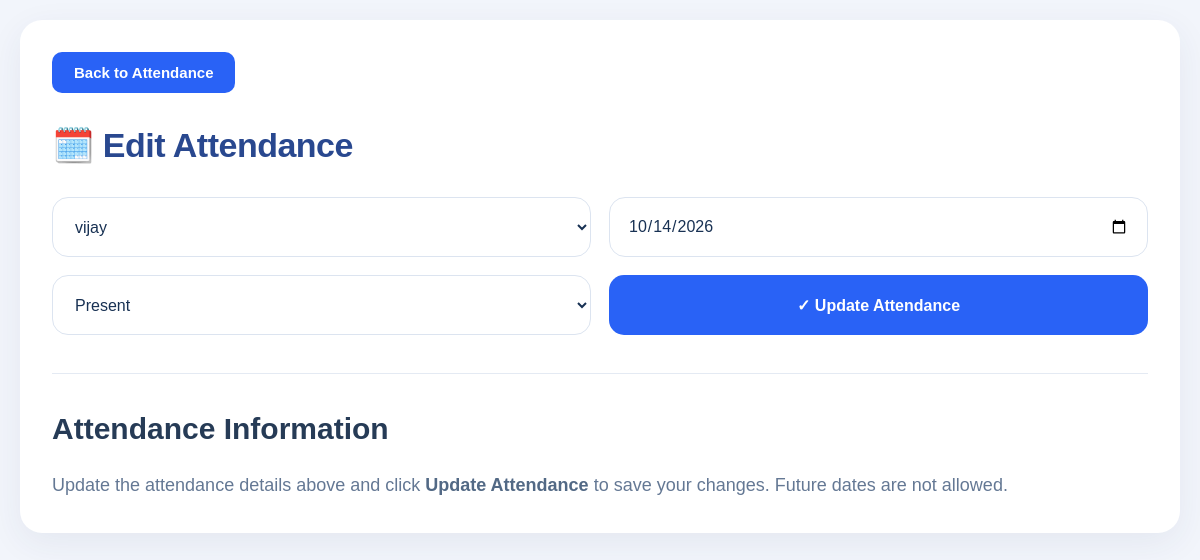
Screenshot of /edit_attendance/20 with the database file from the repository.
### tables this page shows
CREATE TABLE attendance (
            id INTEGER PRIMARY KEY AUTOINCREMENT,
            student_name TEXT,
            date TEXT,
            status TEXT
        );

CREATE TABLE students (
            id INTEGER PRIMARY KEY AUTOINCREMENT,
            name TEXT NOT NULL,
            email TEXT,
            course TEXT,
            semester TEXT,
            course_type TEXT DEFAULT 'UG'
        );

### app.py (the view, shortened to what this page needs)
@app.route("/edit_attendance/<int:id>", methods=["GET", "POST"])
def edit_attendance(id):
    conn = get_db()
    today = date.today().isoformat()
    attendance_record = conn.execute(
        "SELECT * FROM attendance WHERE id=?", (id,)
    ).fetchone()
    if attendance_record is None:
        conn.close()
        return "Attendance record not found", 404
    students_data = conn.execute("""
        SELECT name FROM students ORDER BY name
    """).fetchall()
    conn.close()
    return render_template(
        "edit_attendance.html",
        attendance=attendance_record,
        students=students_data,
        today=today
    )

### app.py (called while the page is built)
def get_db():
    conn = sqlite3.connect(DB_PATH)
    conn.row_factory = sqlite3.Row
    return conn

### templates/edit_attendance.html (shortened to what this page needs)
<!DOCTYPE html>
<html lang="en">
<head>
    <link rel="stylesheet"
          href="{{ url_for('static', filename='style.css') }}">
</head>
<body>
    <div class="edit-container">
        <a href="{{ url_for('attendance') }}" class="back-btn">
            Back to Attendance
        </a>
        <h1 class="page-title">🗓️ Edit Attendance</h1>
        <form method="POST" class="edit-form">
            <select name="student_name" required>
                {% for student in students %}
                    <option
                        value="{{ student['name'] }}"
                        {% if student['name'] == attendance['student_name'] %}
                            selected
                        {% endif %}>
                        {{ student['name'] }}
                    </option>
                {% endfor %}
            </select>
            <input
                type="date"
                name="date"
                id="attendanceDate"
                value="{{ attendance['date'] }}"
                max="{{ today }}"
                required
            >
            <select name="status" required>
                <option value="Present"
                    {% if attendance['status'] == 'Present' %}selected{% endif %}>
                    Present
                </option>
            </select>
            <button type="submit" class="update-btn">
                ✓ Update Attendance
            </button>
        </form>
        <hr class="info-divider">
        <section>
            <h2 class="info-title">Attendance Information</h2>
            <p class="info-description">
                Update the attendance details above and click
                <strong>Update Attendance</strong> to save your changes.
                Future dates are not allowed.
            </p>
        </section>
    </div>
</body>
</html>

### static/style.css (style rules this page uses)
* { margin:0; padding:0; box-sizing:border-box; }
body { font-family:'Segoe UI',sans-serif; background:#f4f6f9; padding:25px; }
h1 { color:#1e3a8a; font-size:42px; font-weight:700; margin-bottom:30px; }
h2 { font-size:32px; margin:30px 0 20px; }
form { display:flex; flex-wrap:wrap; gap:15px; align-items:center; margin-bottom:25px; }
input, select { width:280px; height:50px; padding:0 15px; border:1px solid #d1d5db; border-radius:8px; font-size:16px; }
button { background:#2563eb; color:#fff; border:none; height:50px; padding:0 25px; border-radius:8px; font-size:16px; cursor:pointer; }
hr { margin:25px 0; border:none; border-top:1px solid #ddd; }
.page-title { font-size:48px; color:#1e3a8a; margin-bottom:30px; }
.back-btn { display:inline-block; margin-bottom:20px; padding:10px 18px; background:#2563eb; color:white; text-decoration:none; border-radius:6px; font-weight:600; }
.back-btn { display: inline-block; background: #2563eb; color: white; padding: 12px 20px; border-radius: 8px; text-decoration: none; font-size: 15px; font-weight: 600; margin-bottom: 20px; transition: background 0.3s ease; }

### templates/edit_attendance.html (style rules this page uses)
* { box-sizing: border-box; }
body { margin: 0; padding: 20px; background: #f2f5fb; font-family: Arial, Helvetica, sans-serif; color: #183153; }
.edit-container { width: 100%; max-width: 1800px; margin: 0 auto; padding: 32px; background: #fff; border-radius: 22px; box-shadow: 0 10px 35px rgba(36, 58, 100, 0.07); }
.back-btn { display: inline-block; padding: 12px 22px; margin-bottom: 32px; border-radius: 10px; background: #2962f6; color: #fff; text-decoration: none; font-size: 15px; font-weight: 600; transition: background .2s ease; }
.page-title { margin: 0 0 32px; color: #29488f; font-size: 40px; font-weight: 700; letter-spacing: -0.5px; }
.edit-form { display: grid; grid-template-columns: repeat(5, minmax(0, 1fr)); gap: 18px; align-items: center; }
.edit-form select, .edit-form input { width: 100%; min-width: 0; height: 72px; padding: 0 18px; border: 1px solid #dce4f0; border-radius: 16px; background: #fff; color: #183153; font-family: inherit; font-size: 18px; outline: none; transition: border-color .2s, box-shadow .2s; }
.update-btn { width: 100%; height: 72px; padding: 0 12px; border: none; border-radius: 15px; background: #2962f6; color: #fff; font-family: inherit; font-size: 17px; font-weight: 700; white-space: nowrap; cursor: pointer; transition: background .2s ease; }
.info-divider { border: none; border-top: 1px solid #e4eaf3; margin: 38px 0; }
.info-title { margin: 0 0 24px; color: #263b56; font-size: 30px; font-weight: 700; }
.info-description { margin: 0; color: #647894; font-size: 18px; line-height: 1.7; }
.info-description strong { color: #526985; }
@media (max-width: 1300px) { .edit-form { grid-template-columns: repeat(2, minmax(0, 1fr)); } }
@media (max-width: 1300px) { .update-btn { grid-column: auto; } }
@media (max-width: 1300px) { .edit-form select, .edit-form input, .update-btn { height: 60px; font-size: 16px; } }
@media (max-width: 1300px) { .page-title { font-size: 34px; } }

### rows the page displays
attendance: student_name "vijay", date "10/14/2026", status "Present"
